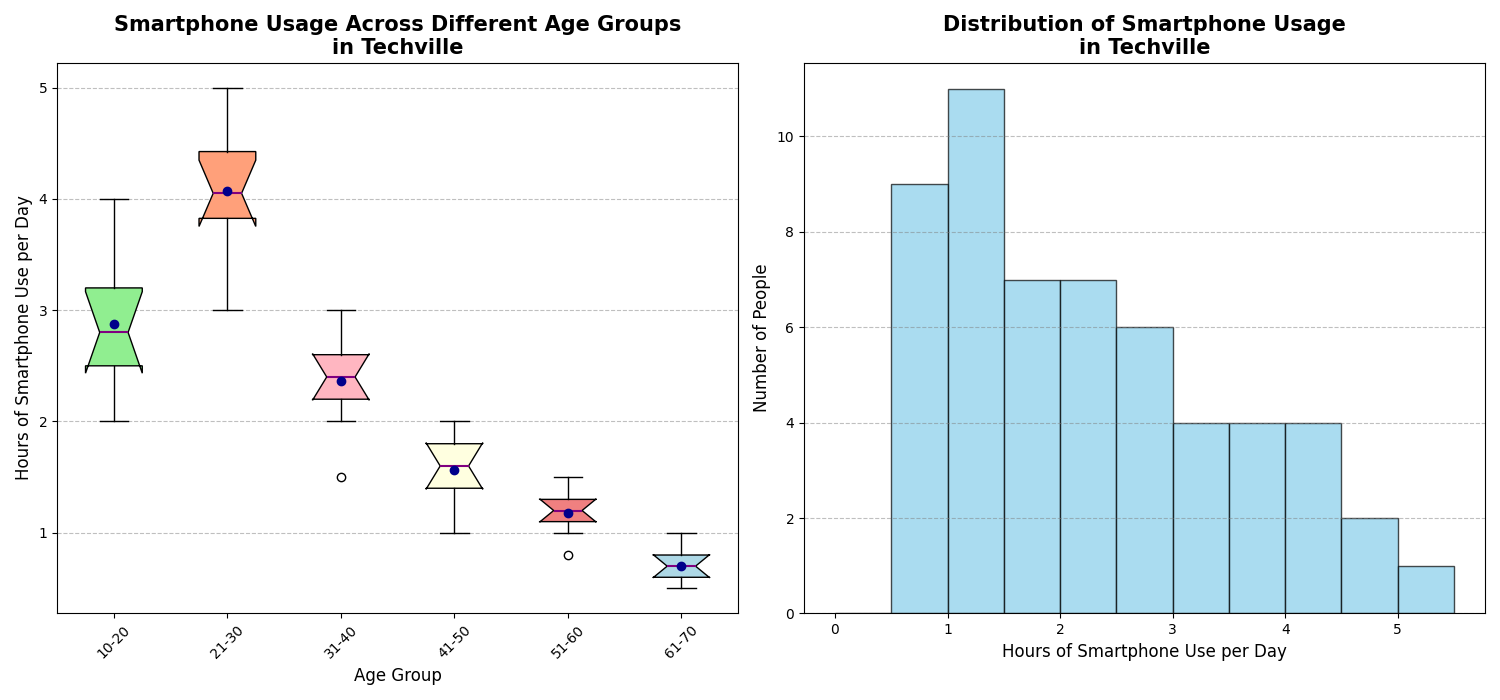

Python code for this plot:
import matplotlib.pyplot as plt
import numpy as np

age_groups = ['10-20', '21-30', '31-40', '41-50', '51-60', '61-70']
smartphone_usage = [
    [2, 2.5, 3, 2.2, 2.8, 3.5, 4, 3.2, 2.7],
    [3, 3.5, 4, 4.2, 3.8, 4.7, 5, 4.5, 4.1, 3.9],
    [1.5, 2, 2.2, 2.5, 2.3, 2.8, 3, 2.6, 2.4],
    [1, 1.2, 1.5, 1.4, 1.6, 1.7, 2, 1.8, 1.9],
    [0.8, 1, 1.2, 1.1, 1.3, 1.5, 1.4, 1.2, 1.1],
    [0.5, 0.7, 0.6, 0.8, 1, 0.9, 0.7, 0.6, 0.5]
]

all_ages_usage = sum(smartphone_usage, [])

fig, axs = plt.subplots(1, 2, figsize=(15, 7))

boxplot = axs[0].boxplot(smartphone_usage, patch_artist=True, notch=True, vert=True, showmeans=True)

# Shuffled color list
colors = ['lightgreen', 'lightsalmon', 'lightpink', 'lightyellow', 'lightcoral', 'lightblue']
for patch, color in zip(boxplot['boxes'], colors):
    patch.set_facecolor(color)
for median in boxplot['medians']:
    median.set(color='purple', linewidth=1.5)
for mean in boxplot['means']:
    mean.set(marker='o', markerfacecolor='darkblue', markeredgecolor='darkblue')

axs[0].set_title("Smartphone Usage Across Different Age Groups\nin Techville", fontsize=15, fontweight='bold')
axs[0].set_xlabel("Age Group", fontsize=12)
axs[0].set_ylabel("Hours of Smartphone Use per Day", fontsize=12)
axs[0].set_xticklabels(age_groups)
axs[0].yaxis.grid(True, linestyle='--', which='major', color='grey', alpha=0.5)
axs[0].tick_params(axis='x', rotation=45)

axs[1].hist(all_ages_usage, bins=np.arange(0, 6, 0.5), color='skyblue', edgecolor='black', alpha=0.7)
axs[1].set_title("Distribution of Smartphone Usage\nin Techville", fontsize=15, fontweight='bold')
axs[1].set_xlabel("Hours of Smartphone Use per Day", fontsize=12)
axs[1].set_ylabel("Number of People", fontsize=12)
axs[1].yaxis.grid(True, linestyle='--', which='major', color='grey', alpha=0.5)

plt.tight_layout()
plt.show()
